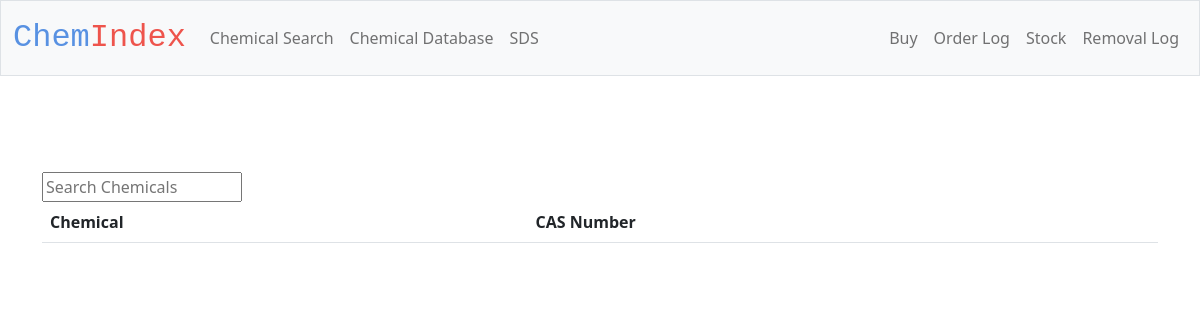
/cas_database, run on an earlier commit of the app's database.
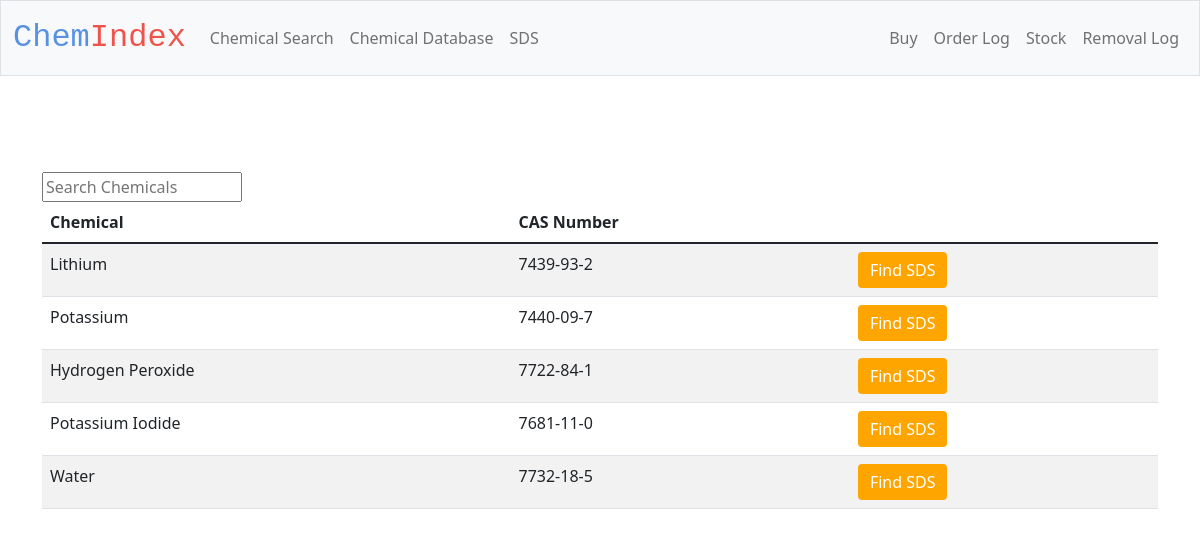
And on a later commit of the database.
### tables this page shows
CREATE TABLE Chemicals (
    name TEXT NOT NULL PRIMARY KEY, 
    cas NOT NULL, time DATETIME);

### app.py (the view)
@app.route('/cas_database')
def cas_database():
    with sqlite3.connect(db_path) as db:
        data = db.execute("SELECT * FROM Chemicals ORDER BY time DESC")
        return render_template("cas_database.html", chemicals = data)

### templates/cas_database.html (shortened to what this page needs)
{% extends "layout.html" %}
{% block main %}
<main class="container py-5">
    <input type="text" class="cd-search table-filter search" placeholder="Search Chemicals"
    data-table = "cas_table" id="search_input" onkeyup="search_table()"/>
    <table class="table table-striped" id = "cas_table"name= "cas_table">
        <thead>
            <tr>
                <th class="text-start">Chemical</th>
                <th class="text-start">CAS Number</th>
            </tr>
        </thead>
       <tbody>
        {% for chem in chemicals %}
                <tr>
                    <form action="/sds" method="post">
                    <td class="text-start"> {{chem[0]}}</td>
                    <td class="text-start">{{chem[1]}}</td>
                    <td class="text-start"> <button class ="button_sds_database btn btn-primary" type="submit">Find SDS</button></td>
                    </form>
                </tr>
        {% endfor %}
        </tbody>
    </table>
        </main>
{% endblock %}

What changed in the data, as far as the page shows it:
added Chemicals: name "Lithium", cas "7439-93-2"
added Chemicals: name "Potassium", cas "7440-09-7"
added Chemicals: name "Hydrogen Peroxide", cas "7722-84-1"
added Chemicals: name "Potassium Iodide", cas "7681-11-0"
added Chemicals: name "Water", cas "7732-18-5"
